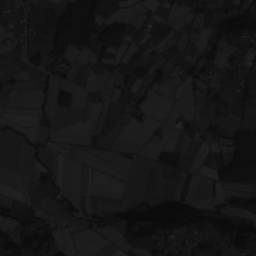
#> input picture taller_1/images/AQUITAIN.png, 256 x 256 px
$ jupyter execute paleta_colores.ipynb
#> lines starting #> are read from the running program, lines starting #| are printed output that depends on the picture
[cell 1]
import cv2
import numpy as np
import matplotlib.pyplot as plt

#Genere  una imagen de 256x256x1 con valores entre 255 y 0
image = np.zeros((256, 256), dtype=np.uint8)

M, N = image.shape

increment = 1

for i in range(M):
    extra = 0
    for j in range(N):
        image[i,j] = image[i,j]+extra
        extra = extra + increment

# Visualizar
plt.imshow(image, cmap="gray", vmin=0, vmax=255)
plt.show()
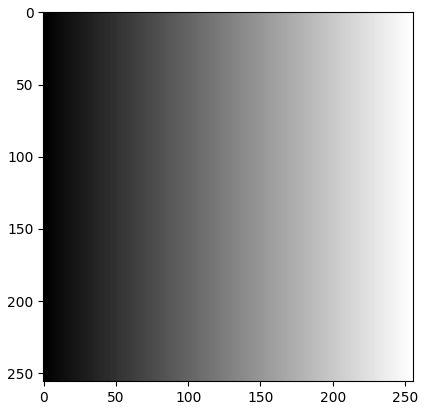
#> figure drawn by matplotlib, 1 panel

[cell 2]
# Cargar imagenes de trabajo

image_aquitain = cv2.imread("images/AQUITAIN.png", cv2.IMREAD_GRAYSCALE)
#> image_aquitain is the input picture: shape (256, 256); min 10, max 40, mean 21.5
image_scanner = cv2.imread("images/SCANNER.png", cv2.IMREAD_GRAYSCALE)
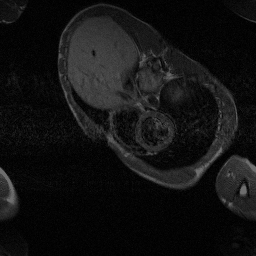
#> input picture taller_1/images/SCANNER.png, 256 x 256 px
#> image_scanner is the input picture: shape (256, 256); min 0, max 109, mean 18.3

# Visualizar imagen (image_aquitain)
plt.imshow(image_aquitain)
plt.show()

# Visualizar imagen (image_scanner)
plt.imshow(image_scanner)
plt.show()

[cell 3]
# Aplicar mapa de color a scanner
lut_inverse = np.zeros((256, 1), dtype=np.uint8)
for i in range(0,256):
    lut_inverse[i] = 255 - i


dstImage = cv2.LUT(image_scanner , lut_inverse )
# Visualizar imagen
plt.imshow(dstImage)
plt.show()

lut_color = np.zeros((256, 1, 3), dtype=np.uint8)
for i in range(256):
    lut_color[i, 0, 0] = i
    lut_color[i, 0, 1] = 0
    lut_color[i, 0, 2] = 0

dstImage = cv2.LUT(cv2.merge([dstImage , dstImage , dstImage ]), lut_color)
#> dstImage: shape (256, 256, 3)
# Visualizar imagen
plt.imshow(dstImage)
plt.show()

[cell 4]
# Aplicar mapa de color a rampa
lut_inverse = np.zeros((256, 1), dtype=np.uint8)
for i in range(0,256):
    lut_inverse[i] = 255 - i


dstImage = cv2.LUT(image , lut_inverse )
# Visualizar imagen
plt.imshow(dstImage)
plt.show()
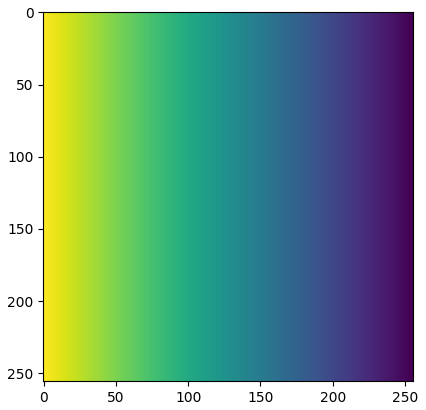
#> figure drawn by matplotlib, 1 panel

lut_color = np.zeros((256, 1, 3), dtype=np.uint8)
for i in range(256):
    lut_color[i, 0, 0] = i
    lut_color[i, 0, 1] = 0
    lut_color[i, 0, 2] = 0

dstImage = cv2.LUT(cv2.merge([dstImage , dstImage , dstImage ]), lut_color)
# Visualizar imagen
plt.imshow(dstImage)
plt.show()
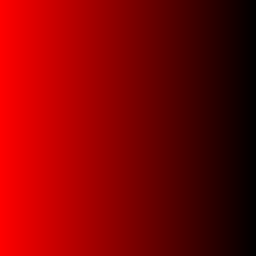
#> shown: shape (256, 256, 3); mean R, G, B 127.5, 0, 0

[cell 5]
# Aplicar mapa de color a AQUITAIN
lut_inverse = np.zeros((256, 1), dtype=np.uint8)
for i in range(0,256):
    lut_inverse[i] = 255 - i


dstImage = cv2.LUT(image_aquitain , lut_inverse )
#> dstImage: shape (256, 256)
# Visualizar imagen
plt.imshow(dstImage)
plt.show()

lut_color = np.zeros((256, 1, 3), dtype=np.uint8)
for i in range(256):
    lut_color[i, 0, 0] = i
    lut_color[i, 0, 1] = 0
    lut_color[i, 0, 2] = 0

dstImage = cv2.LUT(cv2.merge([dstImage , dstImage , dstImage ]), lut_color)
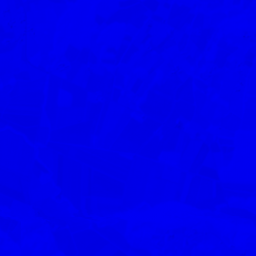
#> dstImage: shape (256, 256, 3); mean of channels 0, 1, 2 233.5, 0, 0; drawn as B, G, R
# Visualizar imagen
plt.imshow(dstImage)
plt.show()

[cell 6]
# En la imagen scanner.png realice una expansión lineal del contraste

# Expansion del contraste (normalizar) del histograma
M, N = image_scanner.shape
#> M = 256; N = 256

image_exp = cv2.normalize(
    image_scanner,
    None,
    0,
    255,
    cv2.NORM_MINMAX
)
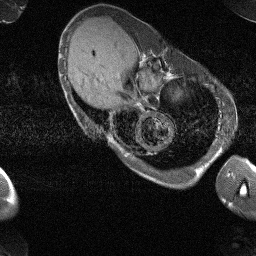
#> image_exp: shape (256, 256); min 0, max 255, mean 42.7

# Visualizar imagen
plt.imshow(image_exp)
plt.show()

# Visualizar histograma (image_exp)

hist = cv2.calcHist([image_exp],[0],None,[256],[0,256])
#> hist = 256 values, max 5423 at index 9, min 0 at index 1, mean 256
plt.plot(hist)
plt.show()
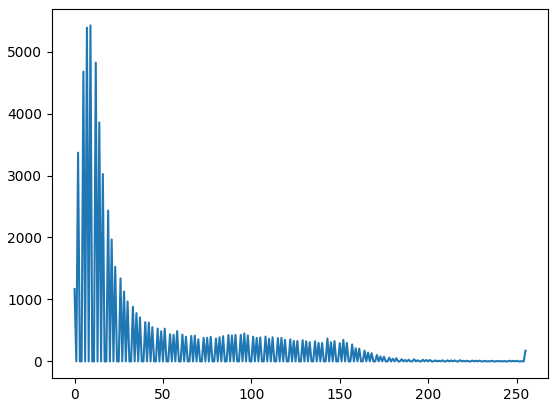
#> figure drawn by matplotlib, 1 panel; curve peaks at x = 9, y = 5423

# ---- Aplicar mapa de color a scanner expandido ------
lut_inverse = np.zeros((256, 1), dtype=np.uint8)
for i in range(0,256):
    lut_inverse[i] = 255 - i


dstImage = cv2.LUT(image_exp , lut_inverse )
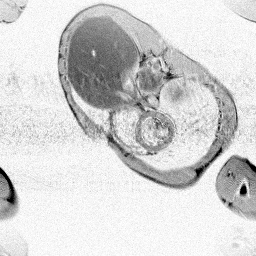
#> dstImage: shape (256, 256); min 0, max 255, mean 212.3
# Visualizar imagen
plt.imshow(dstImage)
plt.show()

lut_color = np.zeros((256, 1, 3), dtype=np.uint8)
for i in range(256):
    lut_color[i, 0, 0] = i
    lut_color[i, 0, 1] = 0
    lut_color[i, 0, 2] = 0

dstImage = cv2.LUT(cv2.merge([dstImage , dstImage , dstImage ]), lut_color)
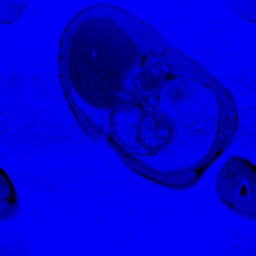
#> dstImage: shape (256, 256, 3); mean of channels 0, 1, 2 212.3, 0, 0; drawn as B, G, R
# Visualizar imagen
plt.imshow(dstImage)
plt.show()

# Visualizar histograma (dstImage)
hist = cv2.calcHist([dstImage],[0],None,[256],[0,256])
#> hist = 256 values, max 5423 at index 246, min 0 at index 1, mean 256
plt.plot(hist)
plt.show()
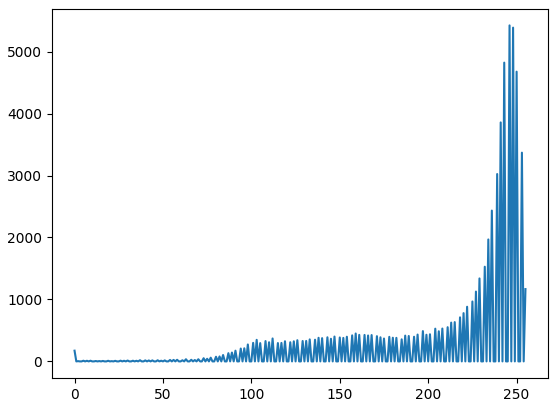
#> figure drawn by matplotlib, 1 panel; curve peaks at x = 246, y = 5423
